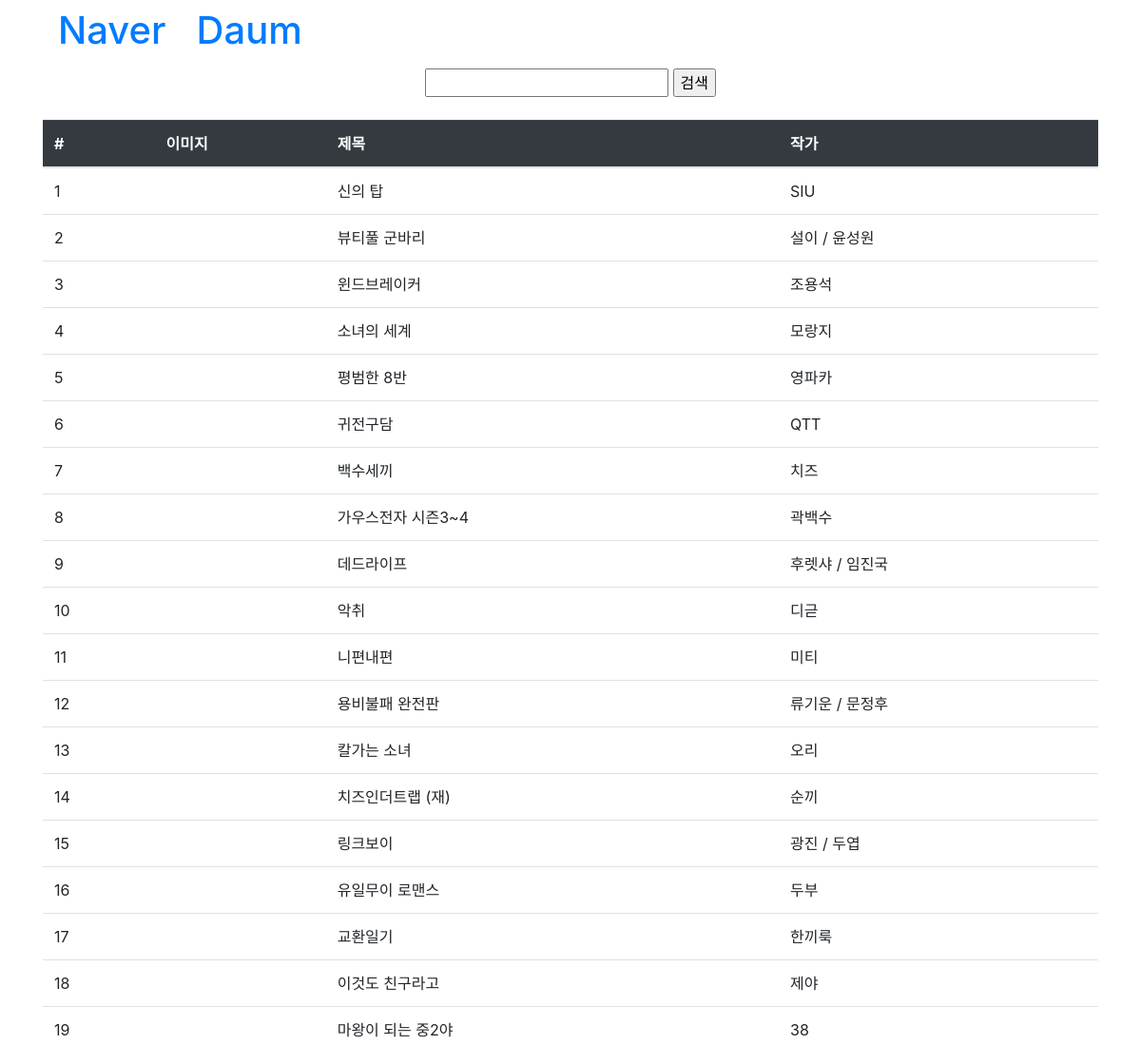
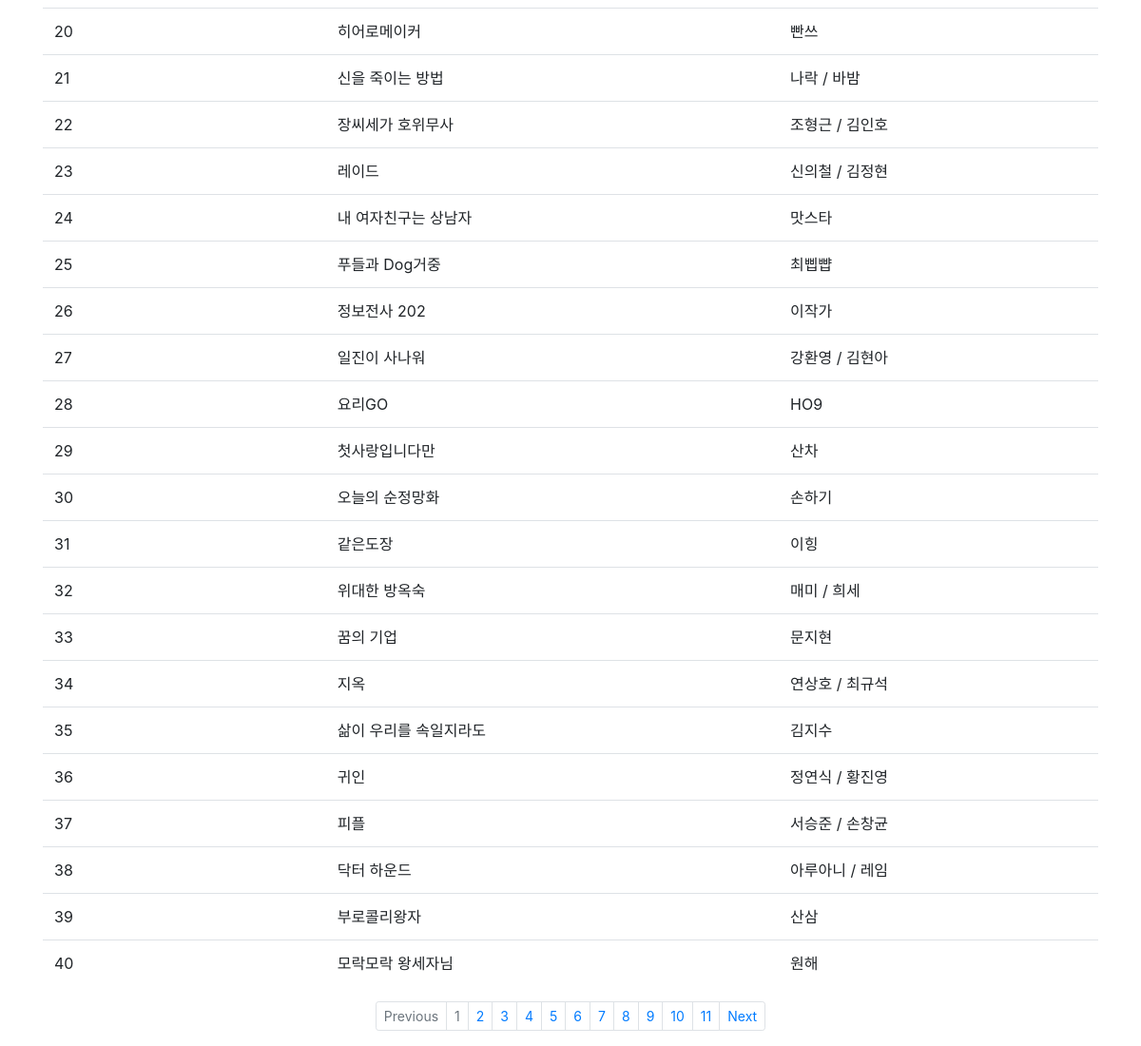
The page / on the database its author committed (2 pictures, top to bottom).
### webtoon/models.py (models this page shows, shortened)
class Webtoon(models.Model):
    webtoon_id = models.CharField(max_length=100, primary_key=True) # 중복 된 ID는 들어오지못한다.
    site_name = models.CharField(max_length=50)
    webtoon_name = models.CharField(max_length=100)
    webtoon_author = models.CharField(max_length=100)
    webtoon_img_url = models.CharField(max_length=300)
    webtoon_url = models.CharField(max_length=100)

### webtoon/views.py (the view)
# urls.py: path('', WebtoonList.as_view(), name='list'),
class WebtoonList(ListView):
    model = Webtoon
    paginate_by = 40

### webtoon/templates/webtoon/webtoon_list.html (shortened to what this page needs)
{% extends 'base.html' %}
{% block content %}
    <center>
        <form action="" post="get">
            <input type="text" name="s" value="{{ s }}">
            <input type="submit" value="검색">
        </form>
        <br>
    </center>
    <table class="table">
        <tbody class="thead-dark">
        <tr>
            <th scope="col">#</th>
            <th scope="col">이미지</th>
            <th scope="col">제목</th>
            <th scope="col">작가</th>
        </tr>
        </tbody>
        <tbody>
        {% for webtoon in object_list %}
            <tr>
            <td>{{ forloop.counter }}</td>
            <td><img src="{{ webtoon.webtoon_img_url }}" alt=""></td>
            <td>{{ webtoon.webtoon_name }}</td>
            <td>{{ webtoon.webtoon_author }}</td>
            </tr>
        {% endfor %}
        </tbody>
    </table>
{% endblock %}
{% block paging %}
{% if is_paginated %}
      <ul class="pagination justify-content-center pagination-sm">
          {% if page_obj.has_previous %}
              <li class="page-item">
                  <a class="page-link" href="{% url 'list' %}?page={{ page_obj.previous_page_number }}" tabindex="-1">Previous</a>
              </li>
          {% else %}
              <li class="page-item disabled">
                  <a class="page-link" href="#" tabindex="-1">Previous</a>
              </li>
          {% endif %}
          {% for object in page_obj.paginator.page_range %}
              <li class="page-item {% if page_obj.number == forloop.counter %}disabled{% endif %}">
                  <a class="page-link" href="{{ request.path }}?page={{ forloop.counter }}">{{ forloop.counter }}</a>
              </li>
          {% endfor %}
          {% if page_obj.has_next %}
              <li class="page-item">
                  <a class="page-link" href="{% url 'list' %}?page={{ page_obj.next_page_number }}">Next</a>
              </li>
          {% else %}
              <li class="page-item disabled">
                  <a class="page-link" href="#">Next</a>
              </li>
          {% endif %}
      </ul>
  {% endif %}
{% endblock %}

### templates/base.html (shortened to what this page needs)
<!DOCTYPE html>
<html lang="en">
<head>
<link rel="stylesheet" href="https://stackpath.bootstrapcdn.com/bootstrap/4.3.1/css/bootstrap.min.css">
</head>
<body>
<div class="container">
<ul class="nav">
  <li class="nav-item">
    <a class="nav-link active" href="{% url 'naver' %}"><h1>Naver</h1></a>
  </li>
  <li class="nav-item">
    <a class="nav-link" href="{% url 'daum' %}"><h1>Daum</h1></a>
  </li>
</ul>
{% block content %}
{% endblock %}
{% block paging %}
{% endblock %}
</div>
</body>
</html>

### rows shown on the page
Webtoon: webtoon_name "신의 탑", webtoon_author "SIU"
Webtoon: webtoon_name "뷰티풀 군바리", webtoon_author "설이 / 윤성원"
Webtoon: webtoon_name "윈드브레이커", webtoon_author "조용석"
Webtoon: webtoon_name "소녀의 세계", webtoon_author "모랑지"
Webtoon: webtoon_name "평범한 8반", webtoon_author "영파카"
Webtoon: webtoon_name "귀전구담", webtoon_author "QTT"
Webtoon: webtoon_name "백수세끼", webtoon_author "치즈"
Webtoon: webtoon_name "가우스전자 시즌3~4", webtoon_author "곽백수"
Webtoon: webtoon_name "데드라이프", webtoon_author "후렛샤 / 임진국"
Webtoon: webtoon_name "악취", webtoon_author "디귿"
Webtoon: webtoon_name "니편내편", webtoon_author "미티"
Webtoon: webtoon_name "용비불패 완전판", webtoon_author "류기운 / 문정후"
Webtoon: webtoon_name "칼가는 소녀", webtoon_author "오리"
Webtoon: webtoon_name "치즈인더트랩 (재)", webtoon_author "순끼"
Webtoon: webtoon_name "링크보이", webtoon_author "광진 / 두엽"
Webtoon: webtoon_name "유일무이 로맨스", webtoon_author "두부"
Webtoon: webtoon_name "교환일기", webtoon_author "한끼룩"
Webtoon: webtoon_name "이것도 친구라고", webtoon_author "제야"
Webtoon: webtoon_name "마왕이 되는 중2야", webtoon_author "38"
Webtoon: webtoon_name "히어로메이커", webtoon_author "빤쓰"
Webtoon: webtoon_name "신을 죽이는 방법", webtoon_author "나락 / 바밤"
Webtoon: webtoon_name "장씨세가 호위무사", webtoon_author "조형근 / 김인호"
Webtoon: webtoon_name "레이드", webtoon_author "신의철 / 김정현"
Webtoon: webtoon_name "내 여자친구는 상남자", webtoon_author "맛스타"
Webtoon: webtoon_name "푸들과 Dog거중", webtoon_author "최삡뺩"
Webtoon: webtoon_name "정보전사 202", webtoon_author "이작가"
Webtoon: webtoon_name "일진이 사나워", webtoon_author "강환영 / 김현아"
Webtoon: webtoon_name "요리GO", webtoon_author "HO9"
Webtoon: webtoon_name "첫사랑입니다만", webtoon_author "산차"
Webtoon: webtoon_name "오늘의 순정망화", webtoon_author "손하기"
Webtoon: webtoon_name "같은도장", webtoon_author "이힝"
Webtoon: webtoon_name "위대한 방옥숙", webtoon_author "매미 / 희세"
Webtoon: webtoon_name "꿈의 기업", webtoon_author "문지현"
Webtoon: webtoon_name "지옥", webtoon_author "연상호 / 최규석"
Webtoon: webtoon_name "삶이 우리를 속일지라도", webtoon_author "김지수"
Webtoon: webtoon_name "귀인", webtoon_author "정연식 / 황진영"
Webtoon: webtoon_name "피플", webtoon_author "서승준 / 손창균"
Webtoon: webtoon_name "닥터 하운드", webtoon_author "아루아니 / 레임"
Webtoon: webtoon_name "부로콜리왕자", webtoon_author "산삼"
Webtoon: webtoon_name "모락모락 왕세자님", webtoon_author "원해"
